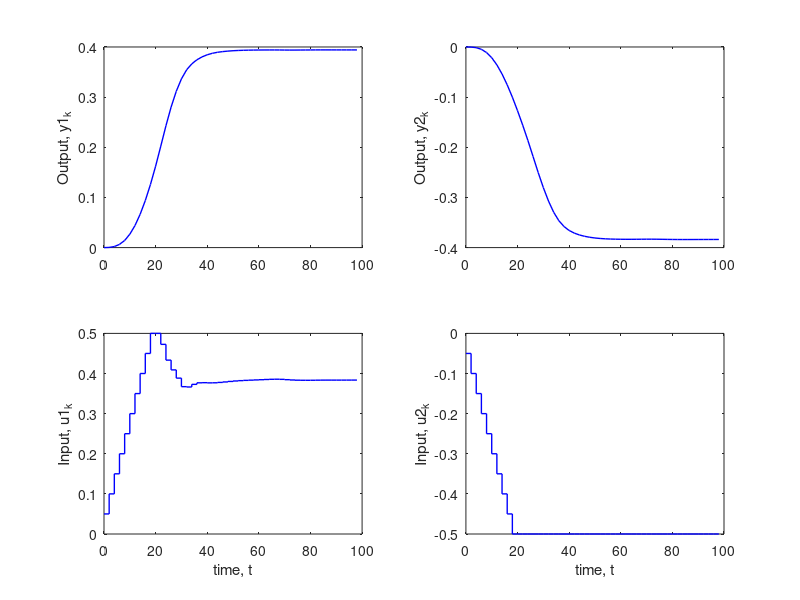

Write the MATLAB code that produced this figure.
%% Generating the step response matrix for MIMO System
G11=tf(1.7,[60.48 15.6 1]); 
G12=tf(.5,[19.36 7.04 1]); 
G21=tf(.3,[10.89 4.62 1]); 
G22=tf(1,[36 12 1]); 
h=2;
n=25;
y11=step(G11,0:h:n*h);
y12=step(G12,0:h:n*h);
y21=step(G21,0:h:n*h);
y22=step(G22,0:h:n*h);
S11=y11(2:end);
S12=y12(2:end);
S21=y21(2:end);
S22=y22(2:end);
S=zeros(2*n,2);
for i=1:n
    S(2*i-1,1)=S11(i);
    S(2*i-1,2)=S12(i);
    S(2*i,1)=S21(i);
    S(2*i,2)=S22(i);
end
%% Defining Parameters and Weights
ySP=[.4;-.4];          % Setpoint
m=4;            % Control horizon
p=12;           % Prediction horizon
Wo1=6;            % Output weight1
Wo2=6;            % Output weight2
Wi1=.05;         % Input weight1
Wi2=.05;         % Input weight2
duMax=.05;       % Input Change Constraints
duMin=-.05;
uMax=.5;         % Input Magnitude Constraints
uMin=-.5;
%% Initialisation
uPrev=[0;0];
Yk0=zeros(2*n,1);
maxTime=50;

Y_SAVE1=zeros(maxTime+1,1);
Y_SAVE2=zeros(maxTime+1,1);
T_SAVE=zeros(maxTime+1,1);
U_SAVE1=zeros(maxTime,1);
U_SAVE2=zeros(maxTime,1);

%% Pre-Computing Matrices
bigR=repmat(ySP,[p 1]); %Bigger Setpoint Matrix
bigSu=zeros(2*p,2*m);
gammaY=zeros(2*p);
Im=eye(2*m);
Jm=zeros(2*m);
for i=1:p
    gammaY(2*i-1,2*i-1)=Wo1;
    gammaY(2*i,2*i)=Wo2;
end
gammaU=zeros(2*m);
for i=1:m
    if i~=1
        bigSu(2*i-1:2*i,3:2*m)=bigSu(2*i-3:2*i-2,1:2*m-2);
        Jm(2*i-1:2*i,3:2*m)=Jm(2*i-3:2*i-2,1:2*m-2);
    end
    bigSu(2*i-1:2*i,1:2)=S(2*i-1:2*i,:);
    gammaU(2*i-1,2*i-1)=Wi1;
    gammaU(2*i,2*i)=Wi2;
    Jm(2*i-1:2*i,1:2)=eye(2);
end
Hess=bigSu'*gammaY*bigSu + gammaU; %Computing Hess
LHS=[Im;-Im;Jm;-Jm]; %Left Hand Constraint
%% Implementation
for k=1:maxTime+1
    time=(k-1)*h;
    if (k==1)
        YHAT=Yk0;
    end
    predErr=YHAT(3:2*p+2)-bigR; %Error for MIMO
    grad=bigSu'*gammaY*predErr;
    %du=-inv(Hess)*grad;
    RHS=[repmat(duMax,2*m,1); repmat(-duMin,2*m,1);repmat( (uMax-uPrev),m,1);repmat(-(uMin-uPrev),m,1)];
    big_dU=quadprog(Hess,grad,LHS,RHS);
    uk=uPrev+big_dU(1:2);
    uPrev=uk;
    U_SAVE1(k)=uk(1);
    U_SAVE2(k)=uk(2);
    YHAT=[YHAT(3:end);YHAT(end-1:end)] + S*big_dU(1:2); %2Step Forward Shift
    yk=YHAT(1:2);
    Y_SAVE1(k+1)=yk(1);
    Y_SAVE2(k+1)=yk(2);
    T_SAVE(k+1)=k*h;
end
%% Plotting
subplot(2,2,1);
plot(T_SAVE(1:maxTime),Y_SAVE1(1:maxTime),'-b','linewidth',1); 
ylabel('Output, y1_k');
subplot(2,2,2);
plot(T_SAVE(1:maxTime),Y_SAVE2(1:maxTime),'-b','linewidth',1); 
ylabel('Output, y2_k');
subplot(2,2,3);
stairs(T_SAVE(1:maxTime),U_SAVE1(1:maxTime),'-b','linewidth',1); 
ylabel('Input, u1_k'); xlabel('time, t')
subplot(2,2,4);
stairs(T_SAVE(1:maxTime),U_SAVE2(1:maxTime),'-b','linewidth',1); 
ylabel('Input, u2_k'); xlabel('time, t')

